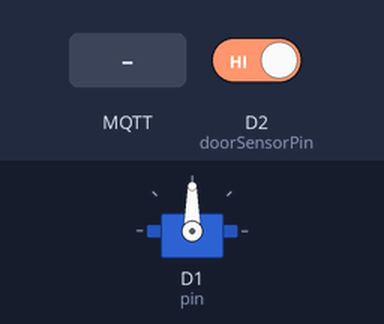
Bench run of a sketch on a simulated ESP8266 (NodeMCU). On the bench: servo. The test bench sets the inputs (shaded band); at power-on: D2 (doorSensorPin) HIGH. WiFi joins after 1.5 s; servers stay silent unless stated; no MQTT or app messages arrive unless stated; what the sketch prints to the serial monitor is not drawn.

Above: at 3.7 s.
3.8 s: MQTT message "OFF" arrives on the first subscribed topic
At 4.05 s:
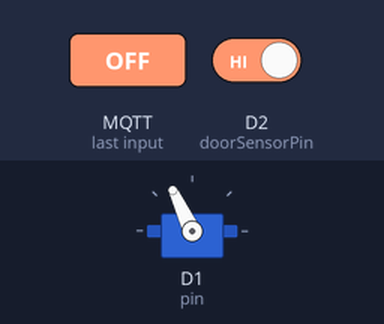
5.8 s: MQTT message "ON" arrives on the first subscribed topic
At 6.05 s:
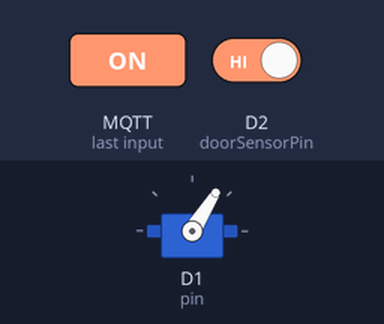
Timing chart, 0 to 8.8 s (numbered marks = the images above; inputs shaded):
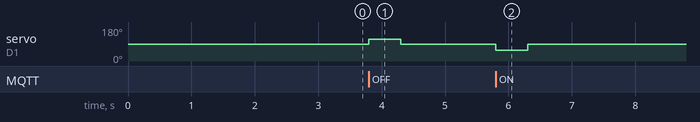

The sketch:

deviceControl.ino
```cpp
#include <Servo.h>

#include <PubSubClient.h>
#include <ESP8266WiFi.h>
#include <ESP8266WebServer.h>
#include <WiFiUdp.h>


// --- 这里修改你的 WiFi 信息 ---
const char* ssid = "Ziroom706-2.5G";
const char* password = "4001001111";
unsigned long lastMsgTime = 0; // 用于非阻塞定时器

// 门磁 GPIO编号
const int doorSensorPin = 4;


// mqtt borker
const char* mqtt_server = "192.168.0.104";

WiFiClient espClient;
PubSubClient mqttClient(espClient);

Servo myServo;

int pin = 5;      // D1接口
int neutral = 90; // 中间休息位


void setup() {
  Serial.begin(115200);
  Serial.println("");
  Serial.println("\n--- [ESP8266 启动成功] ---");

  // 连接 WiFi
  WiFi.begin(ssid, password);

  Serial.print("正在连接 WiFi");
  while (WiFi.status() != WL_CONNECTED) {
    delay(500);
    Serial.print(".");
  }

    // 连接成功，打印 IP 地址
  Serial.println("");
  Serial.print("连接成功！IP 地址: ");
  Serial.println(WiFi.localIP());
  WiFi.setAutoReconnect(true); // 开启自动重连模式
  WiFi.persistent(true);      // 将 WiFi 信息保存在 Flash 中，断电重连更稳
  bool success = WiFi.setSleepMode(WIFI_MODEM_SLEEP);
  if(success) {
      Serial.println("Modem Sleep 设置成功！");
  } else {
      Serial.println("Modem Sleep 设置失败，请检查 WiFi 是否已连接。");
  }

  // 【核心代码】：关闭 Wi-Fi 休眠，强迫芯片持续消耗约 70mA-80mA 的电流
  WiFi.setSleepMode(WIFI_NONE_SLEEP);

  // 初始让它回到中间，方便你安装叶片
  myServo.attach(pin);
  myServo.write(neutral);
  delay(1000);
  myServo.detach();
  pinMode(doorSensorPin, INPUT_PULLUP);
  Serial.println("D5/GPIO14 门磁监控启动...");

  mqttClient.setServer(mqtt_server, 1883); // 设置服务器和端口
    // 【关键行】：绑定回调函数
  mqttClient.setCallback(callback);

}

// 执行“按压”动作的通用函数
void press(int targetAngle) {
  myServo.attach(pin, 500, 2500); // 激活

  myServo.write(targetAngle);     // 1. 压下去
  delay(500);                     // 2. 停半秒，确保按实了

  myServo.write(neutral);         // 3. 缩回来，回到90度休息位
  delay(400);                     // 4. 等它回到位

  myServo.detach();               // 5. 彻底断电，防止发烫
}

void loop() {
  // 建议mqtt borker是否断开连接，如果断开了那么进行连接
  if (!mqttClient.connected()) {
      reconnect();
    }

  mqttClient.loop(); // 必须加上这一行！！
  // 2. 发送门磁状态
  int sensorStateCode = digitalRead(doorSensorPin);
  unsigned long now = millis();
  if (now - lastMsgTime >= 1000) {
    lastMsgTime = now; // 更新上一次发送的时间

    int sensorStateCode = digitalRead(doorSensorPin);
    if (sensorStateCode !=0) {
        mqttClient.publish("esp8266/door/state", "OPEN");
    }else {
        mqttClient.publish("esp8266/door/state", "CLOSE");
    }
  }

}


// 连接 MQTT 服务器并重连机制
void reconnect() {
  // 循环直到连接成功
  while (!mqttClient.connected()) {
    Serial.print("Attempting MQTT connection...");
    // 尝试连接 (参数是 ClientID)
    if (mqttClient.connect("ESP8266Client_UniqueName")) {
      Serial.println("connected");
      // 连接成功后订阅主题
      mqttClient.subscribe("esp8266/inTopic");
      mqttClient.subscribe("esp8266/control");
    } else {
      Serial.print("failed, rc=");
      Serial.print(mqttClient.state());
      Serial.println(" try again in 5 seconds");
      delay(5000);
    }
  }
}


// 当收到订阅的消息时，会自动触发这个函数
void callback(char* topic, byte* payload, unsigned int length) {
  Serial.print("收到消息 [");
  Serial.print(topic);
  Serial.print("] ");


  // 将收到的内容转为字符串
  String message = "";
  for (int i = 0; i < length; i++) {
    message += (char)payload[i];
  }
  Serial.println(message);
  if (strcmp(topic, "esp8266/control") == 0) {
      Serial.println("收到复位指令");
    if (message == "RESTART") {
      Serial.println("收到远程复位指令...");
      ESP.restart();
    }
  } else {
    // --- 根据消息内容执行动作 ---
    if (message == "OFF") {
      Serial.println("MQTT指令：开灯");
      press(115); // 执行你之前的舵机动作
    }
    else if (message == "ON") {
      Serial.println("MQTT指令：关灯");
      press(58);
    }
  }
}
```

Measured:
- after the input at 3.8 s, servo on D1 (pin): 90° → 115° at once, → 90° 0.50 s later
- after the input at 5.8 s, servo on D1 (pin): 90° → 58° at once, → 90° 0.50 s later
